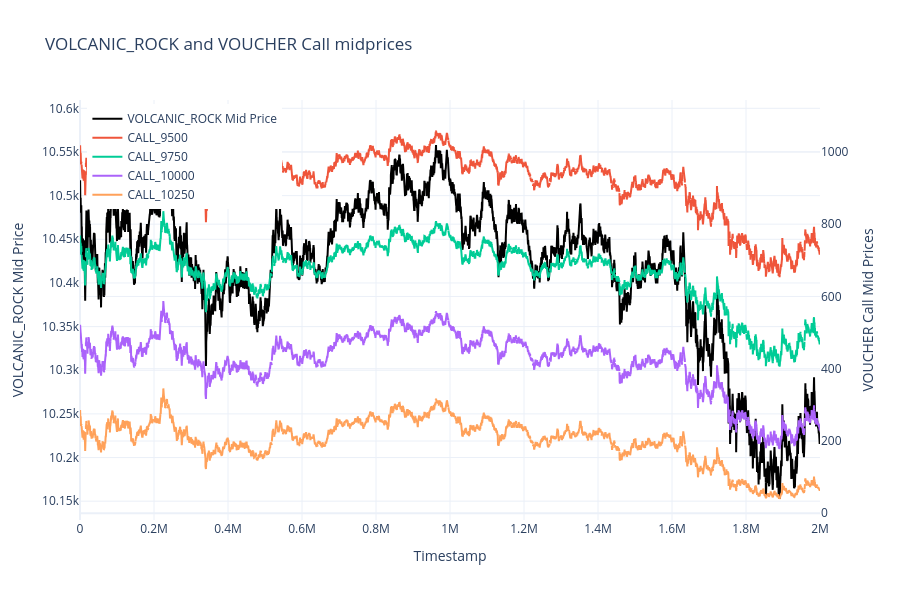

Notebook source saved alongside this figure:
### Code cell
import plotly.graph_objects as go

# Compute midprice for each DataFrame
df_rock["mid_price"] = (df_rock["bid_price_1"] + df_rock["ask_price_1"]) / 2
df_call_9500["mid_price"] = (df_call_9500["bid_price_1"] + df_call_9500["ask_price_1"]) / 2
df_call_9750["mid_price"] = (df_call_9750["bid_price_1"] + df_call_9750["ask_price_1"]) / 2
df_call_10000["mid_price"] = (df_call_10000["bid_price_1"] + df_call_10000["ask_price_1"]) / 2
df_call_10250["mid_price"] = (df_call_10250["bid_price_1"] + df_call_10250["ask_price_1"]) / 2

# Create figure
fig = go.Figure()

fig.add_trace(go.Scatter(
    x=df_rock['timestamp'], y=df_rock['mid_price'], name='VOLCANIC_ROCK Mid Price', line=dict(color='black')
))

fig.add_trace(go.Scatter(
    x=df_call_9500['timestamp'], y=df_call_9500['mid_price'], name='CALL_9500', yaxis='y2'
))
fig.add_trace(go.Scatter(
    x=df_call_9750['timestamp'], y=df_call_9750['mid_price'], name='CALL_9750', yaxis='y2'
))
fig.add_trace(go.Scatter(
    x=df_call_10000['timestamp'], y=df_call_10000['mid_price'], name='CALL_10000', yaxis='y2'
))
fig.add_trace(go.Scatter(
    x=df_call_10250['timestamp'], y=df_call_10250['mid_price'], name='CALL_10250', yaxis='y2'
))

# Update layout with two y-axes
fig.update_layout(
    title='VOLCANIC_ROCK and VOUCHER Call midprices',
    xaxis=dict(title='Timestamp'),
    yaxis=dict(title='VOLCANIC_ROCK Mid Price'),
    yaxis2=dict(title='VOUCHER Call Mid Prices', overlaying='y', side='right'),
    legend=dict(x=0.01, y=0.99),
    height=600,
    template='plotly_white'
)

fig.show()

### Figure 1 — Plotly figure (JSON) as saved in the notebook; plotly's stock layout.template omitted (floating-point values rounded to 4 significant figures; data arrays with more than 128 entries replaced by an {"elided": "..."} marker saying what was removed)
{"data": [{"line": {"color": "black"}, "name": "VOLCANIC_ROCK Mid Price", "type": "scatter", "x": {"elided": "20000 int values"}, "y": {"elided": "20000 float values"}}, {"name": "CALL_9500", "type": "scatter", "x": {"elided": "20000 int values"}, "y": {"elided": "20000 float values"}, "yaxis": "y2"}, {"name": "CALL_9750", "type": "scatter", "x": {"elided": "20000 int values"}, "y": {"elided": "20000 float values"}, "yaxis": "y2"}, {"name": "CALL_10000", "type": "scatter", "x": {"elided": "20000 int values"}, "y": {"elided": "20000 float values"}, "yaxis": "y2"}, {"name": "CALL_10250", "type": "scatter", "x": {"elided": "20000 int values"}, "y": {"elided": "20000 float values"}, "yaxis": "y2"}], "layout": {"height": 600, "legend": {"x": 0.01, "y": 0.99}, "title": {"text": "VOLCANIC_ROCK and VOUCHER Call midprices"}, "xaxis": {"title": {"text": "Timestamp"}}, "yaxis": {"title": {"text": "VOLCANIC_ROCK Mid Price"}}, "yaxis2": {"overlaying": "y", "side": "right", "title": {"text": "VOUCHER Call Mid Prices"}}}}
